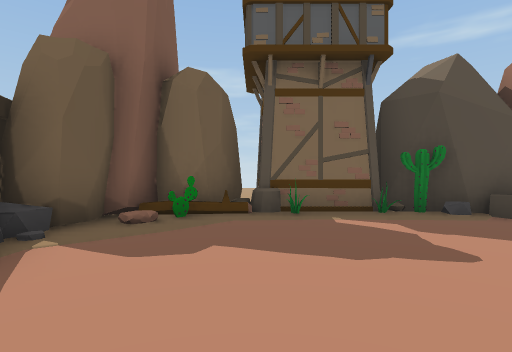
[1] (above)

14 first-person views from a walk through a scene from a Unity 3-D project. The camera is 1.3 m above the floor, looks level and sees 80° across. The floor is counted in squares, 2 m on a side. Each view is taken from the middle of a square. On the plan, view 1 faces up. The plan holds only what a view shows up to about 10 squares ahead; the rest is blank. The place goes on beyond the plan. The player is left out. Some animated figures are left out.

[2]
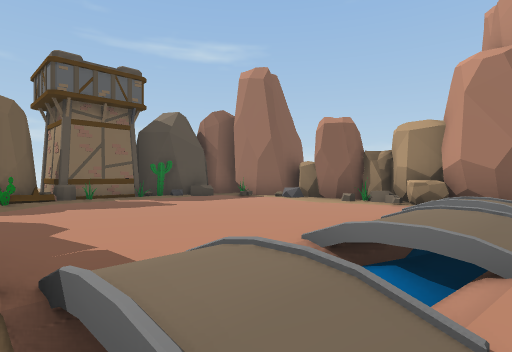

[3]
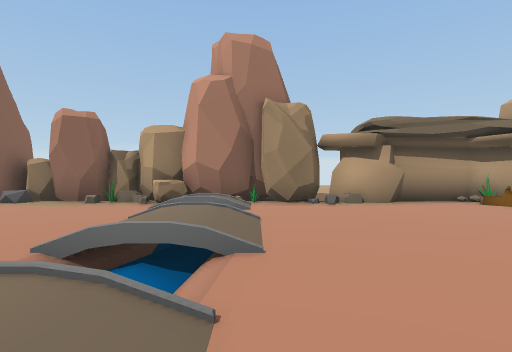

[4]
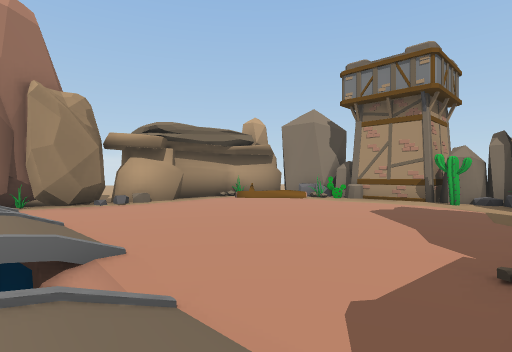

[5]
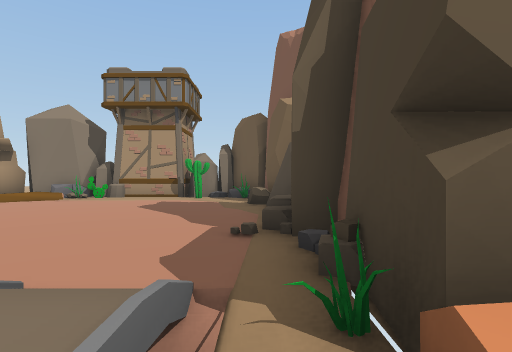

[6]
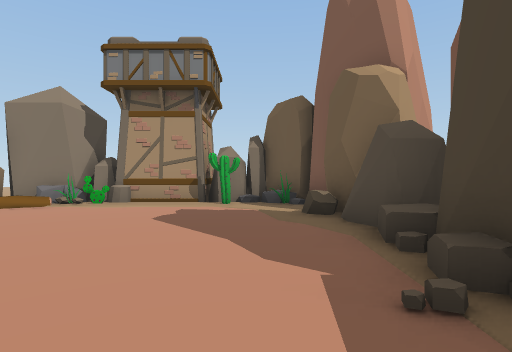

[7]
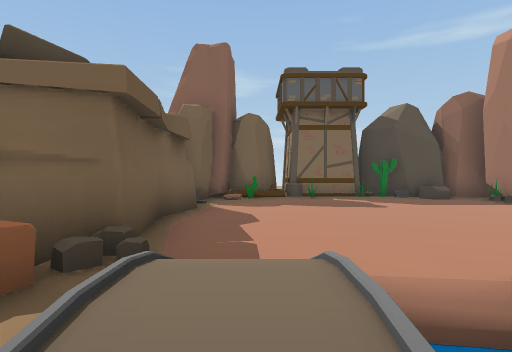

[8]
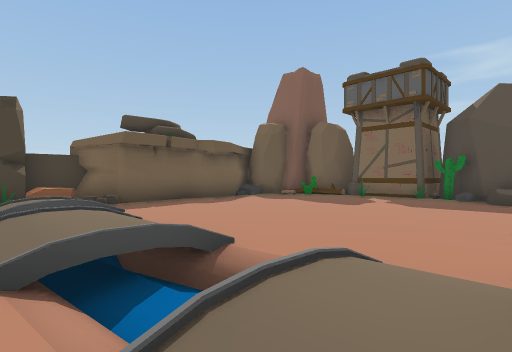

[9]
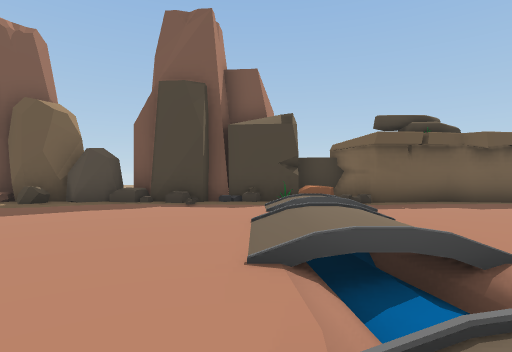

[10]
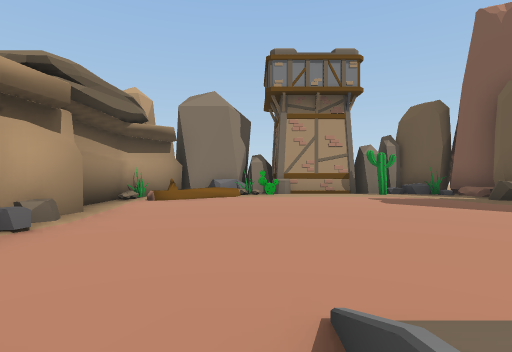

[11]
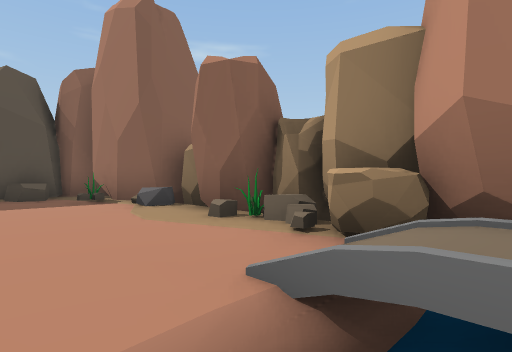

[12]
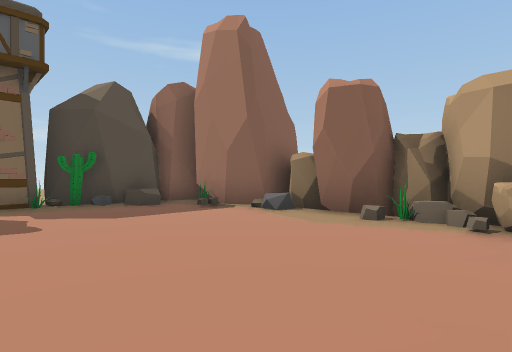

[13]
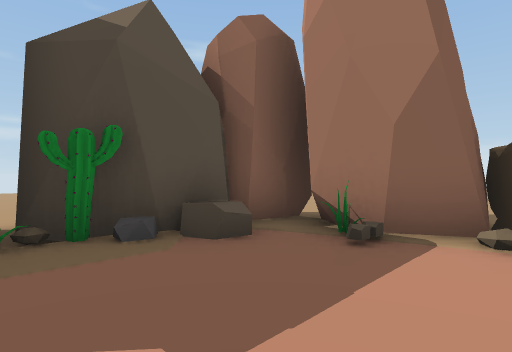

[14]
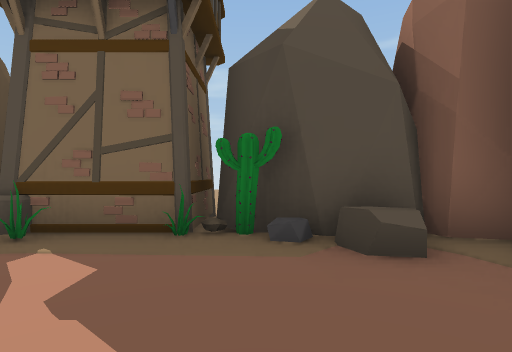

### Floor plan
Key: @ floor where view 1 was taken; # wall or solid block; x gap in a wall; . main floor; : floor 0.5 m higher than the main floor; / step, stairs or slope; ^ raised ledge; R rock; C cactus.
Columns run from 4 left of view 1 to 7 right of it. Each row starts with its distance up from view 1.
  8     ###
  7   R ^ ^#
  6   RRx#x###
  5 RRRC...CR##
  4  RR......##
  3  #........##
  2  #.......R##
  1  #........##
  0  #..@..../##
 -1 ##/....../R#
 -2 #R///////###
 -3 ##/:#:://##
 -4  #/../////##
 -5  #/....../#
 -6  #/....../#
 -7  #R.......#
 -8 RR........#
 -9  ##.......#
-10  #......###
-11  ##.C..CR##
-12  #########

Positions as (right, up) in squares from view 1, and headings:
1: (0, 0), facing up
2: (-2, -4), facing up-right
3: (-2, -4), facing right
4: (-2, -3), facing down-right
5: (-2, -2), facing down
6: (-1, -4), facing down
7: (-1, -4), facing up
8: (5, -4), facing up-left
9: (5, -4), facing left
10: (3, -3), facing down
11: (3, -3), facing up-right
12: (1, -2), facing up-right
13: (2, 2), facing up-right
14: (3, 2), facing up
